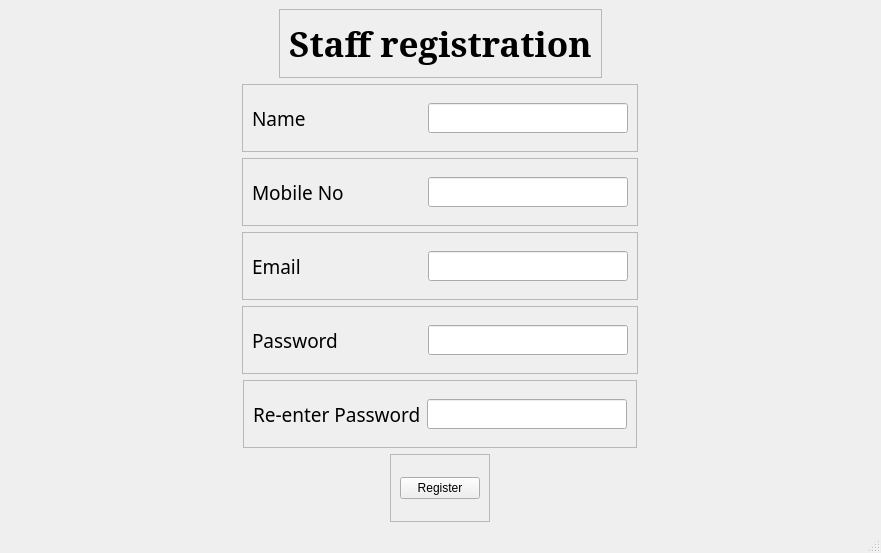
<?xml version="1.0" encoding="UTF-8"?>
<ui version="4.0">
 <class>librarian_registration</class>
 <widget class="QMainWindow" name="librarian_registration">
  <property name="geometry">
   <rect>
    <x>0</x>
    <y>0</y>
    <width>881</width>
    <height>553</height>
   </rect>
  </property>
  <property name="windowTitle">
   <string>Staff Registration</string>
  </property>
  <widget class="QWidget" name="centralwidget">
   <layout class="QVBoxLayout" name="verticalLayout">
    <item alignment="Qt::AlignHCenter">
     <widget class="QFrame" name="frame">
      <property name="frameShape">
       <enum>QFrame::StyledPanel</enum>
      </property>
      <property name="frameShadow">
       <enum>QFrame::Raised</enum>
      </property>
      <layout class="QVBoxLayout" name="verticalLayout_2">
       <item>
        <widget class="QLabel" name="label">
         <property name="font">
          <font>
           <family>MS Serif</family>
           <pointsize>26</pointsize>
           <weight>75</weight>
           <bold>true</bold>
          </font>
         </property>
         <property name="text">
          <string>Staff registration</string>
         </property>
        </widget>
       </item>
      </layout>
     </widget>
    </item>
    <item alignment="Qt::AlignHCenter">
     <widget class="QFrame" name="frame_2">
      <property name="frameShape">
       <enum>QFrame::StyledPanel</enum>
      </property>
      <property name="frameShadow">
       <enum>QFrame::Raised</enum>
      </property>
      <layout class="QHBoxLayout" name="horizontalLayout">
       <item>
        <widget class="QLabel" name="label_2">
         <property name="minimumSize">
          <size>
           <width>170</width>
           <height>0</height>
          </size>
         </property>
         <property name="font">
          <font>
           <family>MV Boli</family>
           <pointsize>14</pointsize>
          </font>
         </property>
         <property name="text">
          <string>Name</string>
         </property>
        </widget>
       </item>
       <item>
        <widget class="QLineEdit" name="name">
         <property name="minimumSize">
          <size>
           <width>200</width>
           <height>0</height>
          </size>
         </property>
         <property name="maximumSize">
          <size>
           <width>400</width>
           <height>30</height>
          </size>
         </property>
        </widget>
       </item>
      </layout>
     </widget>
    </item>
    <item alignment="Qt::AlignHCenter">
     <widget class="QFrame" name="frame_3">
      <property name="frameShape">
       <enum>QFrame::StyledPanel</enum>
      </property>
      <property name="frameShadow">
       <enum>QFrame::Raised</enum>
      </property>
      <layout class="QHBoxLayout" name="horizontalLayout_2">
       <item>
        <widget class="QLabel" name="label_5">
         <property name="minimumSize">
          <size>
           <width>170</width>
           <height>0</height>
          </size>
         </property>
         <property name="font">
          <font>
           <family>MV Boli</family>
           <pointsize>14</pointsize>
          </font>
         </property>
         <property name="text">
          <string>Mobile No</string>
         </property>
        </widget>
       </item>
       <item>
        <widget class="QLineEdit" name="mobile">
         <property name="minimumSize">
          <size>
           <width>200</width>
           <height>0</height>
          </size>
         </property>
         <property name="maximumSize">
          <size>
           <width>300</width>
           <height>30</height>
          </size>
         </property>
        </widget>
       </item>
      </layout>
     </widget>
    </item>
    <item alignment="Qt::AlignHCenter">
     <widget class="QFrame" name="frame_4">
      <property name="frameShape">
       <enum>QFrame::StyledPanel</enum>
      </property>
      <property name="frameShadow">
       <enum>QFrame::Raised</enum>
      </property>
      <layout class="QHBoxLayout" name="horizontalLayout_3">
       <item>
        <widget class="QLabel" name="label_4">
         <property name="minimumSize">
          <size>
           <width>170</width>
           <height>0</height>
          </size>
         </property>
         <property name="font">
          <font>
           <family>MV Boli</family>
           <pointsize>14</pointsize>
          </font>
         </property>
         <property name="text">
          <string>Email</string>
         </property>
        </widget>
       </item>
       <item>
        <widget class="QLineEdit" name="email">
         <property name="minimumSize">
          <size>
           <width>200</width>
           <height>0</height>
          </size>
         </property>
         <property name="maximumSize">
          <size>
           <width>300</width>
           <height>30</height>
          </size>
         </property>
        </widget>
       </item>
      </layout>
     </widget>
    </item>
    <item alignment="Qt::AlignHCenter">
     <widget class="QFrame" name="frame_5">
      <property name="frameShape">
       <enum>QFrame::StyledPanel</enum>
      </property>
      <property name="frameShadow">
       <enum>QFrame::Raised</enum>
      </property>
      <layout class="QHBoxLayout" name="horizontalLayout_4">
       <item>
        <widget class="QLabel" name="label_3">
         <property name="minimumSize">
          <size>
           <width>170</width>
           <height>0</height>
          </size>
         </property>
         <property name="font">
          <font>
           <family>MV Boli</family>
           <pointsize>14</pointsize>
          </font>
         </property>
         <property name="text">
          <string>Password</string>
         </property>
        </widget>
       </item>
       <item>
        <widget class="QLineEdit" name="password">
         <property name="minimumSize">
          <size>
           <width>200</width>
           <height>0</height>
          </size>
         </property>
         <property name="maximumSize">
          <size>
           <width>300</width>
           <height>30</height>
          </size>
         </property>
        </widget>
       </item>
      </layout>
     </widget>
    </item>
    <item alignment="Qt::AlignHCenter">
     <widget class="QFrame" name="frame_6">
      <property name="frameShape">
       <enum>QFrame::StyledPanel</enum>
      </property>
      <property name="frameShadow">
       <enum>QFrame::Raised</enum>
      </property>
      <layout class="QHBoxLayout" name="horizontalLayout_5">
       <item>
        <widget class="QLabel" name="label_6">
         <property name="minimumSize">
          <size>
           <width>100</width>
           <height>0</height>
          </size>
         </property>
         <property name="font">
          <font>
           <family>MV Boli</family>
           <pointsize>14</pointsize>
          </font>
         </property>
         <property name="text">
          <string>Re-enter Password</string>
         </property>
        </widget>
       </item>
       <item>
        <widget class="QLineEdit" name="repass">
         <property name="minimumSize">
          <size>
           <width>200</width>
           <height>0</height>
          </size>
         </property>
         <property name="maximumSize">
          <size>
           <width>300</width>
           <height>30</height>
          </size>
         </property>
        </widget>
       </item>
      </layout>
     </widget>
    </item>
    <item alignment="Qt::AlignHCenter">
     <widget class="QFrame" name="frame_7">
      <property name="frameShape">
       <enum>QFrame::StyledPanel</enum>
      </property>
      <property name="frameShadow">
       <enum>QFrame::Raised</enum>
      </property>
      <layout class="QHBoxLayout" name="horizontalLayout_6">
       <item>
        <widget class="QPushButton" name="reg">
         <property name="cursor">
          <cursorShape>PointingHandCursor</cursorShape>
         </property>
         <property name="text">
          <string>Register</string>
         </property>
        </widget>
       </item>
      </layout>
     </widget>
    </item>
   </layout>
  </widget>
  <widget class="QMenuBar" name="menubar">
   <property name="geometry">
    <rect>
     <x>0</x>
     <y>0</y>
     <width>881</width>
     <height>21</height>
    </rect>
   </property>
  </widget>
  <widget class="QStatusBar" name="statusbar"/>
 </widget>
 <resources/>
 <connections/>
</ui>
